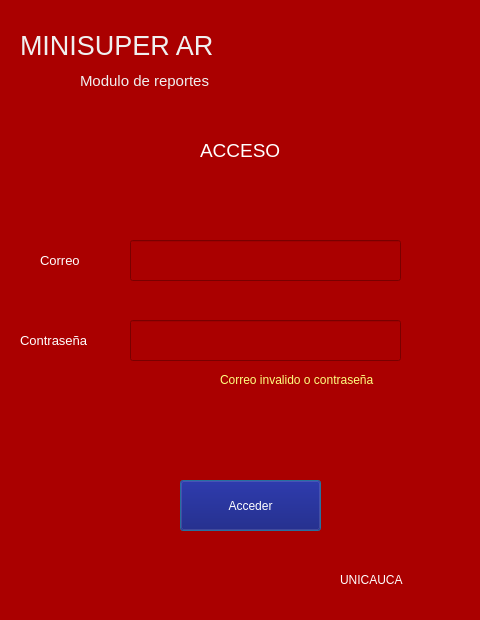
<?xml version="1.0" encoding="UTF-8"?>
<ui version="4.0">
 <class>Dialog</class>
 <widget class="QDialog" name="Dialog">
  <property name="geometry">
   <rect>
    <x>0</x>
    <y>0</y>
    <width>480</width>
    <height>620</height>
   </rect>
  </property>
  <property name="windowTitle">
   <string>Dialog</string>
  </property>
  <property name="styleSheet">
   <string notr="true">background-color:rgb(170, 0, 0)</string>
  </property>
  <widget class="QLabel" name="label">
   <property name="geometry">
    <rect>
     <x>20</x>
     <y>20</y>
     <width>241</width>
     <height>51</height>
    </rect>
   </property>
   <property name="styleSheet">
    <string notr="true">color:rgb(240, 240, 240); font-size:20pt;</string>
   </property>
   <property name="text">
    <string>MINISUPER AR</string>
   </property>
  </widget>
  <widget class="QLabel" name="label_2">
   <property name="geometry">
    <rect>
     <x>80</x>
     <y>60</y>
     <width>181</width>
     <height>41</height>
    </rect>
   </property>
   <property name="styleSheet">
    <string notr="true">color:rgb(240, 240, 240);font-size:11pt;</string>
   </property>
   <property name="text">
    <string>Modulo de reportes</string>
   </property>
  </widget>
  <widget class="QLabel" name="label_3">
   <property name="geometry">
    <rect>
     <x>200</x>
     <y>130</y>
     <width>91</width>
     <height>41</height>
    </rect>
   </property>
   <property name="styleSheet">
    <string notr="true">color:rgb(255, 255, 255); font-size:14pt;</string>
   </property>
   <property name="text">
    <string>ACCESO</string>
   </property>
  </widget>
  <widget class="QLabel" name="label_4">
   <property name="geometry">
    <rect>
     <x>40</x>
     <y>240</y>
     <width>51</width>
     <height>41</height>
    </rect>
   </property>
   <property name="styleSheet">
    <string notr="true">color: rgb(255, 255, 255);font-size:10pt
</string>
   </property>
   <property name="text">
    <string>Correo</string>
   </property>
  </widget>
  <widget class="QLineEdit" name="email">
   <property name="geometry">
    <rect>
     <x>130</x>
     <y>240</y>
     <width>271</width>
     <height>41</height>
    </rect>
   </property>
   <property name="styleSheet">
    <string notr="true">font-size:14pt;color:rgb(255, 255, 255)</string>
   </property>
  </widget>
  <widget class="QLabel" name="label_5">
   <property name="geometry">
    <rect>
     <x>20</x>
     <y>320</y>
     <width>91</width>
     <height>41</height>
    </rect>
   </property>
   <property name="styleSheet">
    <string notr="true">color: rgb(255, 255, 255);font-size:10pt
</string>
   </property>
   <property name="text">
    <string>Contraseña</string>
   </property>
  </widget>
  <widget class="QLineEdit" name="password">
   <property name="geometry">
    <rect>
     <x>130</x>
     <y>320</y>
     <width>271</width>
     <height>41</height>
    </rect>
   </property>
   <property name="styleSheet">
    <string notr="true">font-size:14pt;color:rgb(255, 255, 255)</string>
   </property>
  </widget>
  <widget class="QPushButton" name="loginbutton">
   <property name="geometry">
    <rect>
     <x>180</x>
     <y>480</y>
     <width>141</width>
     <height>51</height>
    </rect>
   </property>
   <property name="styleSheet">
    <string notr="true">background-color: rgb(2, 4, 112);
color: rgb(255, 255, 255);</string>
   </property>
   <property name="text">
    <string>Acceder</string>
   </property>
  </widget>
  <widget class="QLabel" name="invalid">
   <property name="enabled">
    <bool>true</bool>
   </property>
   <property name="geometry">
    <rect>
     <x>220</x>
     <y>370</y>
     <width>181</width>
     <height>20</height>
    </rect>
   </property>
   <property name="styleSheet">
    <string notr="true">color: rgb(255, 255, 127);</string>
   </property>
   <property name="text">
    <string>Correo invalido o contraseña</string>
   </property>
  </widget>
  <widget class="QLabel" name="unicauca">
   <property name="geometry">
    <rect>
     <x>340</x>
     <y>570</y>
     <width>121</width>
     <height>20</height>
    </rect>
   </property>
   <property name="styleSheet">
    <string notr="true">font: 14pt &quot;MS Shell Dlg 2&quot;;
color:  rgb(255, 255, 255)</string>
   </property>
   <property name="text">
    <string>UNICAUCA</string>
   </property>
  </widget>
 </widget>
 <resources/>
 <connections/>
</ui>
